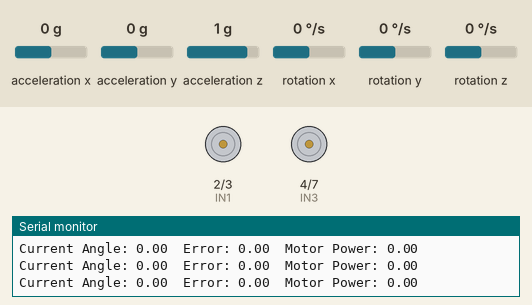
Recording of a sketch running on a simulated Arduino Uno, built with avr-gcc and run on an emulated ATmega328P. Shown: motor-driver pin pairs drawn as motors (green arrow = first pin HIGH = forward, orange = second pin HIGH = backward, longer = more drive, scaled by the enable pin), the last lines printed to the serial monitor. The inputs (shaded band) are chosen by the test bench; at power-on: acceleration y 0 g, rotation x 0 °/s, acceleration z 1 g, acceleration x 0 g, rotation y 0 °/s, rotation z 0 °/s.

Above: at 1.2 s.
1.3 s: acceleration y set to -1.4 g
At 3.0 s:
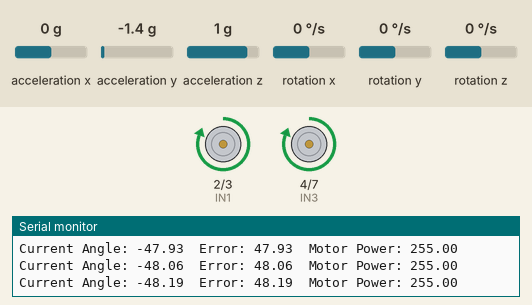
3.3 s: rotation x set to 192 °/s
At 5.1 s:
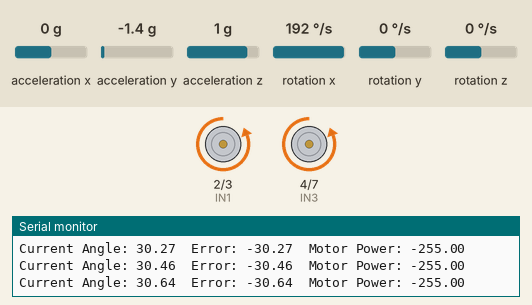
6.2 s: acceleration z set to 0 g
At 6.98 s:
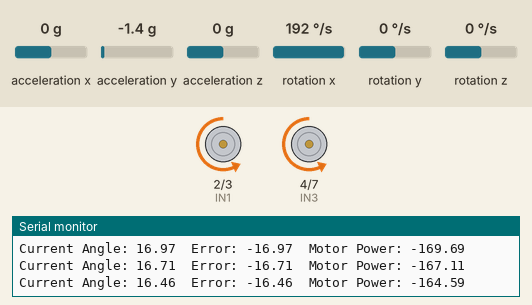
9.2 s: acceleration z set to -0.8 g
Timing chart, 0 to 14.7 s (numbered marks = the images above; inputs shaded):
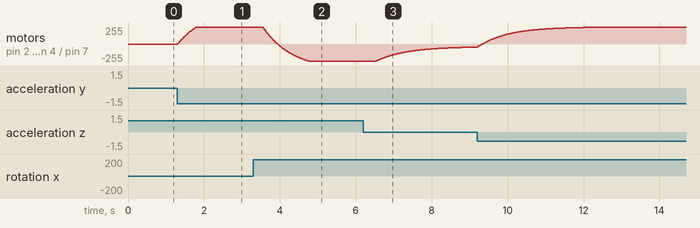

The sketch:

Two-Wheel-Self-Balancing-Robot.ino
```cpp
#include <Wire.h>
#include <MPU6050.h>

#define ENA   5
#define IN1   2
#define IN2   3
#define ENB   6
#define IN3   4
#define IN4   7

float Kp = 10.0;
float Ki = 0.0;
float Kd = 0.0;
float targetAngle = 0.0;

float motorPower = 0;
float prevError = 0;
float errorSum = 0;
float currentAngle = 0;
float prevAngle = 0;

MPU6050 mpu;

void setup() {
  Serial.begin(115200);
  Wire.begin();
  mpu.initialize();

  pinMode(ENA, OUTPUT);
  pinMode(IN1, OUTPUT);
  pinMode(IN2, OUTPUT);
  pinMode(ENB, OUTPUT);
  pinMode(IN3, OUTPUT);
  pinMode(IN4, OUTPUT);

  analogWrite(ENA, 0);
  analogWrite(ENB, 0);
  digitalWrite(IN1, LOW);
  digitalWrite(IN2, LOW);
  digitalWrite(IN3, LOW);
  digitalWrite(IN4, LOW);

  if (mpu.testConnection()) {
    Serial.println("MPU6050 is connected!");
  } else {
    Serial.println("MPU6050 not connected. Check wiring!");
  }
}

void loop() {
  int16_t ax, ay, az, gx, gy, gz;
  mpu.getMotion6(&ax, &ay, &az, &gx, &gy, &gz);

  float accAngle = atan2(ay, az) * RAD_TO_DEG;

  float gyroRate = gx / 131.0;
  float gyroAngle = gyroRate * 0.01;

  currentAngle = 0.98 * (prevAngle + gyroAngle) + 0.02 * accAngle;

  float error = targetAngle - currentAngle;
  errorSum += error;
  errorSum = constrain(errorSum, -300, 300);

  float dError = error - prevError;
  motorPower = Kp * error + Ki * errorSum + Kd * dError;

  motorPower = constrain(motorPower, -255, 255);

  if (motorPower > 0) {
    analogWrite(ENA, abs(motorPower));
    digitalWrite(IN1, HIGH);
    digitalWrite(IN2, LOW);

    analogWrite(ENB, abs(motorPower));
    digitalWrite(IN3, HIGH);
    digitalWrite(IN4, LOW);
  } else if (motorPower < 0) {
    analogWrite(ENA, abs(motorPower));
    digitalWrite(IN1, LOW);
    digitalWrite(IN2, HIGH);

    analogWrite(ENB, abs(motorPower));
    digitalWrite(IN3, LOW);
    digitalWrite(IN4, HIGH);
  } else {
    analogWrite(ENA, 0);
    analogWrite(ENB, 0);
    digitalWrite(IN1, LOW);
    digitalWrite(IN2, LOW);
    digitalWrite(IN3, LOW);
    digitalWrite(IN4, LOW);
  }

  prevAngle = currentAngle;
  prevError = error;

  Serial.print("Current Angle: ");
  Serial.print(currentAngle);
  Serial.print("\tError: ");
  Serial.print(error);
  Serial.print("\tMotor Power: ");
  Serial.println(motorPower);

  delay(10);
}
```

Measured:
- after the input at 1.3 s, motor on pin 2 (IN1) / pin 3 (IN2), motor on pin 4 (IN3) / pin 7 (IN4): moves from stopped to forward 255/255 over 0.49 s, starting at once
- after the input at 3.3 s, motor on pin 2 (IN1) / pin 3 (IN2), motor on pin 4 (IN3) / pin 7 (IN4): moves from forward 255/255 to backward 255/255 over 1.2 s, starting after 0.25 s
- after the input at 6.2 s, motor on pin 2 (IN1) / pin 3 (IN2), motor on pin 4 (IN3) / pin 7 (IN4): moves from backward 255/255 to backward 47/255 over 2.6 s, starting after 0.34 s
